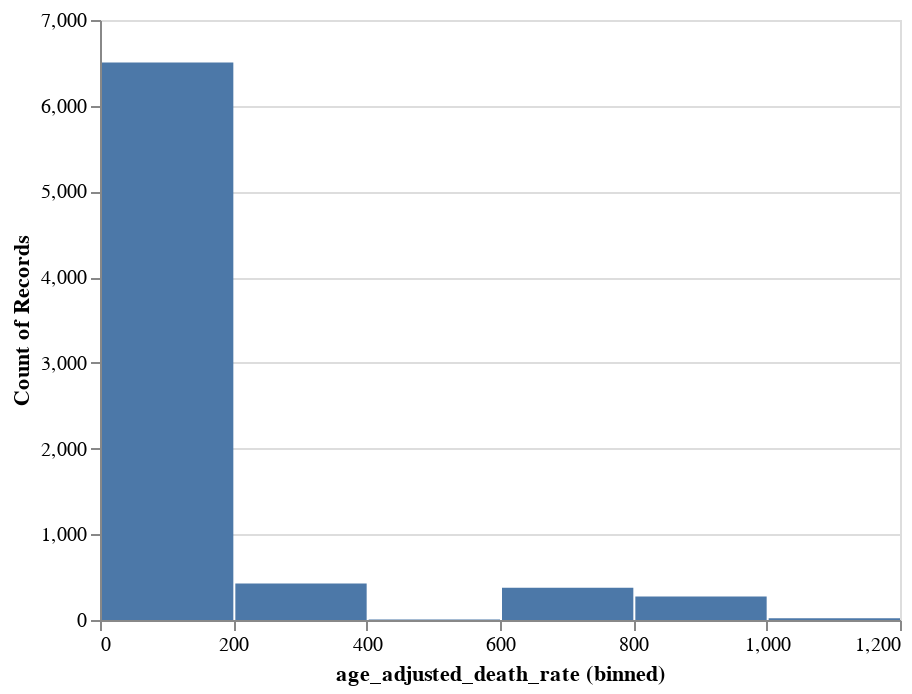

Notebook code for this chart:
### Markdown cell above
# Visualisierung wiederholen als bar plot mit Kategorien für Death causes, um Bimodale Verteilung zu erklären !

### Code cell
# Logarithmische skala für count, kategorien, title, x-achse. legende

alt.Chart(df_explore[['age_adjusted_death_rate']]).mark_bar().encode(
    alt.X("age_adjusted_death_rate:Q", bin=True),
    y='count()',
)

### Figure 1 — Vega-Lite specification as saved in the notebook (floating-point values rounded to 4 significant figures; data arrays with more than 128 entries replaced by an {"elided": "..."} marker saying what was removed)
{"config": {"view": {"continuousWidth": 400, "continuousHeight": 300}}, "data": {"name": "data-5161f6445eca31cb1876b55c16ed5dee"}, "mark": "bar", "encoding": {"x": {"bin": true, "field": "age_adjusted_death_rate", "type": "quantitative"}, "y": {"aggregate": "count", "type": "quantitative"}}, "$schema": "https://vega.github.io/schema/vega-lite/v4.17.0.json", "datasets": {"data-5161f6445eca31cb1876b55c16ed5dee": {"elided": "7607 records"}}}
